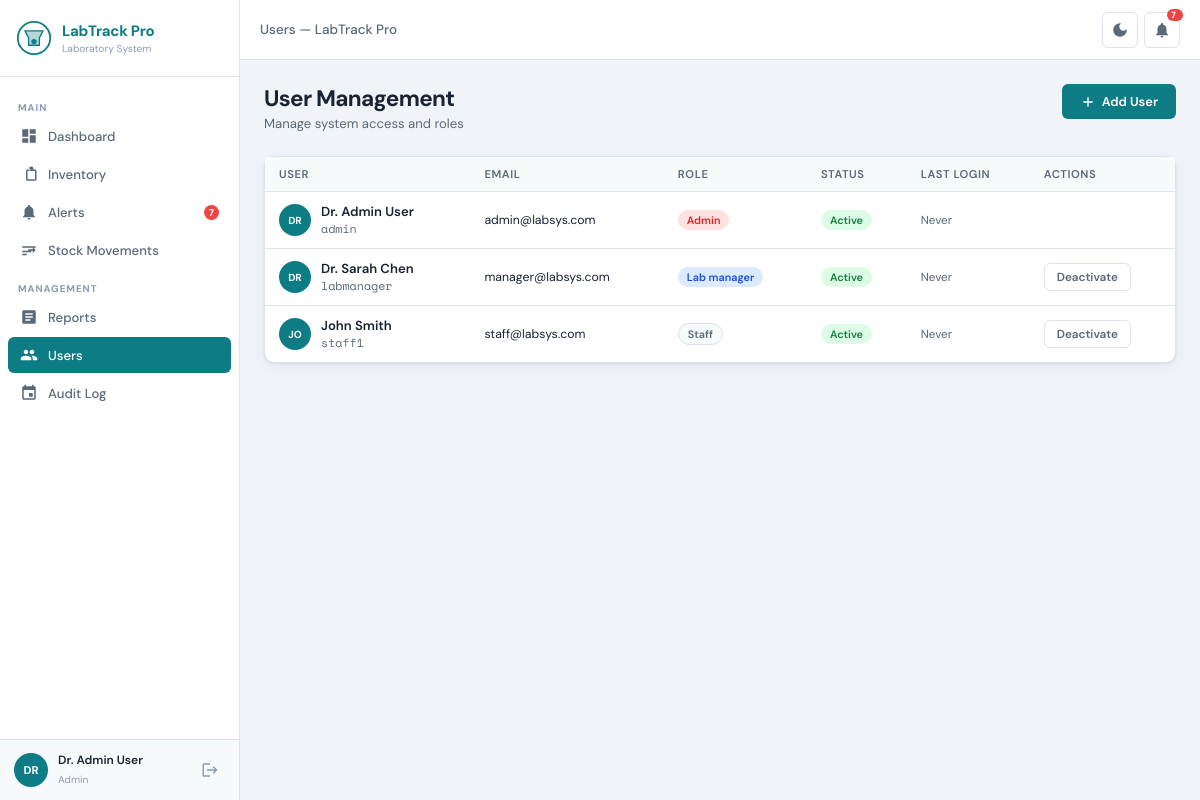
/users.php (signed in), run on the app's committed database.
### tables this page shows
CREATE TABLE `users` (
  `id` INT UNSIGNED NOT NULL AUTO_INCREMENT,
  `username` VARCHAR(50) NOT NULL,
  `email` VARCHAR(100) NOT NULL,
  `password_hash` VARCHAR(255) NOT NULL,
  `full_name` VARCHAR(100) NOT NULL,
  `role` ENUM('admin','lab_manager','staff') NOT NULL DEFAULT 'staff',
  `is_active` TINYINT(1) NOT NULL DEFAULT 1,
  `last_login` DATETIME DEFAULT NULL,
  `created_at` TIMESTAMP NOT NULL DEFAULT CURRENT_TIMESTAMP,
  `updated_at` TIMESTAMP NOT NULL DEFAULT CURRENT_TIMESTAMP ON UPDATE CURRENT_TIMESTAMP,
  PRIMARY KEY (`id`),
  UNIQUE KEY `username` (`username`),
  UNIQUE KEY `email` (`email`)
);

### includes/functions.php (called while the page is built, shortened)
<?php
function sanitize(string $input): string {
    return htmlspecialchars(trim($input), ENT_QUOTES, 'UTF-8');
}

### users.php (the view, shortened to what this page needs)
<?php
require_once __DIR__ . '/includes/functions.php';
$pdo    = Database::getInstance();
$users = $pdo->query("SELECT id, username, email, full_name, role, is_active, last_login, created_at FROM users ORDER BY created_at DESC")->fetchAll();
require_once __DIR__ . '/includes/header.php';
?>
<div class="page-header">
  <div><h1>User Management</h1><p>Manage system access and roles</p></div>
  <button class="btn btn-primary" onclick="openModal('userModal')">
    <svg viewBox="0 0 24 24"><path d="M19 13h-6v6h-2v-6H5v-2h6V5h2v6h6v2z"/></svg> Add User
  </button>
</div>
<div class="card">
  <div class="table-wrap">
    <table>
      <thead><tr><th>User</th><th>Email</th><th>Role</th><th>Status</th><th>Last Login</th><th>Actions</th></tr></thead>
      <tbody>
      <?php foreach ($users as $u): ?>
        <tr>
          <td>
            <div style="display:flex;align-items:center;gap:10px">
              <div class="user-avatar" style="width:32px;height:32px;font-size:.68rem"><?= strtoupper(substr($u['full_name'],0,2)) ?></div>
              <div>
                <div style="font-weight:600;font-size:.875rem"><?= sanitize($u['full_name']) ?></div>
                <div class="td-code"><?= sanitize($u['username']) ?></div>
              </div>
            </div>
          </td>
          <td style="font-size:.82rem"><?= sanitize($u['email']) ?></td>
          <td>
            <?php $roleColors = ['admin'=>'badge-danger','lab_manager'=>'badge-info','staff'=>'badge-secondary']; ?>
            <span class="badge <?= $roleColors[$u['role']] ?>"><?= ucfirst(str_replace('_',' ',$u['role'])) ?></span>
          </td>
          <td><?= $u['is_active'] ? '<span class="badge badge-success">Active</span>' : '<span class="badge badge-secondary">Inactive</span>' ?></td>
          <td style="font-size:.78rem;color:var(--c-text-2)"><?= $u['last_login'] ? date('M j Y, H:i', strtotime($u['last_login'])) : 'Never' ?></td>
          <td>
            <?php if ($u['id'] !== (int)$_SESSION['user_id']): ?>
            <a href="?action=toggle&id=<?= $u['id'] ?>" class="btn btn-outline btn-sm"><?= $u['is_active'] ? 'Deactivate' : 'Activate' ?></a>
            <?php endif; ?>
          </td>
        </tr>
      <?php endforeach; ?>
      </tbody>
    </table>
  </div>
</div>
<?php require_once __DIR__ . '/includes/footer.php'; ?>

### assets/css/app.css (style rules this page uses)
:root { --c-bg: #F0F4F8; --c-surface: #FFFFFF; --c-surface2: #F7FAFB; --c-border: #DDE3EA; --c-text: #1A2332; --c-text-2: #5A6878; --c-text-3: #8B9AB0; --c-primary: #0D7C85; --c-primary-dk: #0A6570; --c-primary-lt: #E0F4F5; --c-accent: #00C2CC; --c-accent2: #1A73E8; --c-success: #0FAB73; --c-warning: #F59E0B; --c-danger: #EF4444; --c-info: #3B82F6; --c-purple: #8B5CF6; --sidebar-w: 240px; --topbar-h: 60px; --radius: 10px; --radius-sm: 6px; --shadow: 0 1px 3px rgba(0,0,0,.08), 0 4px 16px rgba(0,0,0,.05); --shadow-md: 0 4px 20px rgba(0,0,0,.12); --transition: 0.2s ease; --font-body: 'DM Sans', system-ui, sans-serif; --font-mono: 'Space Mono', 'Courier New', monospace; }
*, *::before, *::after { box-sizing: border-box; margin: 0; padding: 0; }
html { font-size: 15px; -webkit-font-smoothing: antialiased; }
body { font-family: var(--font-body); background: var(--c-bg); color: var(--c-text); display: flex; min-height: 100vh; transition: background var(--transition), color var(--transition); }
a { color: var(--c-primary); text-decoration: none; }
button { cursor: pointer; font-family: inherit; }
.user-avatar { width: 34px; height: 34px; border-radius: 50%; background: var(--c-primary); color: white; font-size: 0.75rem; font-weight: 700; display: grid; place-items: center; flex-shrink: 0; }
.page-header { display: flex; align-items: flex-start; justify-content: space-between; margin-bottom: 24px; gap: 16px; flex-wrap: wrap; }
.page-header h1 { font-size: 1.5rem; font-weight: 700; color: var(--c-text); letter-spacing: -0.03em; }
.page-header p { font-size: 0.875rem; color: var(--c-text-2); margin-top: 2px; }
.card { background: var(--c-surface); border: 1px solid var(--c-border); border-radius: var(--radius); box-shadow: var(--shadow); }
.table-wrap { overflow-x: auto; }
table { width: 100%; border-collapse: collapse; font-size: 0.855rem; }
thead th { background: var(--c-surface2); padding: 10px 14px; text-align: left; font-weight: 600; font-size: 0.75rem; text-transform: uppercase; letter-spacing: 0.05em; color: var(--c-text-2); border-bottom: 1px solid var(--c-border); white-space: nowrap; }
tbody tr { border-bottom: 1px solid var(--c-border); transition: background var(--transition); }
tbody tr:last-child { border-bottom: none; }
tbody td { padding: 11px 14px; color: var(--c-text); vertical-align: middle; }
.td-code { font-family: var(--font-mono); font-size: 0.78rem; color: var(--c-text-2); }
.badge { display: inline-flex; align-items: center; padding: 3px 9px; border-radius: 20px; font-size: 0.72rem; font-weight: 600; white-space: nowrap; }
.badge-success { background: #DCFCE7; color: #15803D; }
.badge-danger { background: #FEE2E2; color: #DC2626; }
.badge-info { background: #DBEAFE; color: #1D4ED8; }
.badge-secondary { background: var(--c-surface2); color: var(--c-text-2); border: 1px solid var(--c-border); }
.btn { display: inline-flex; align-items: center; gap: 6px; padding: 9px 18px; border-radius: var(--radius-sm); font-size: 0.855rem; font-weight: 600; border: none; transition: all var(--transition); white-space: nowrap; cursor: pointer; }
.btn svg { width: 16px; height: 16px; fill: currentColor; }
.btn-primary { background: var(--c-primary); color: white; }
.btn-outline { background: transparent; color: var(--c-text-2); border: 1px solid var(--c-border); }
.btn-sm { padding: 5px 12px; font-size: 0.78rem; }

### data on the page
users: full_name "DR", full_name "Dr. Admin User", username "admin", email "admin@labsys.com", role "Admin", is_active "Active", shows "Never"
users: full_name "DR", full_name "Dr. Sarah Chen", username "labmanager", email "manager@labsys.com", role "Lab manager", is_active "Active", shows "Never"
users: full_name "JO", full_name "John Smith", username "staff1", email "staff@labsys.com", role "Staff", is_active "Active", shows "Never"

### other printed values
APP_NAME "LabTrack Pro"
$alertCount "7"
substr($_SESSION['full_name'] ?? 'U', 0, 2) "DR"
$_SESSION['full_name'] "Dr. Admin User"
str_replace('_', ' ', $_SESSION['user_role'] ?? '') "Admin"
$pageTitle "Users — LabTrack Pro"
